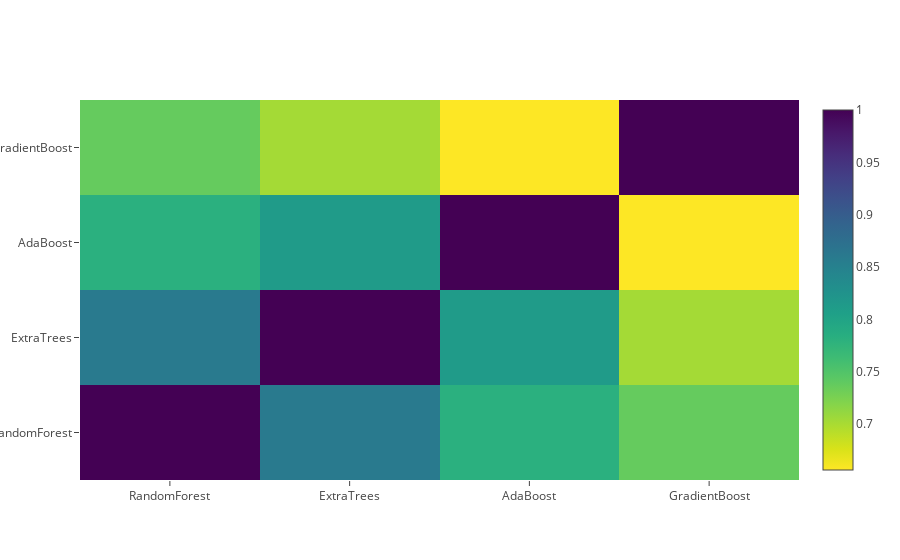

The cell this chart's notebook holds for it:
### Markdown cell above
** Correlation Heatmap of the Second Level Training set**

### Code cell
data = [
    go.Heatmap(
        z = base_predictions_train.astype(float).corr().values,
        x = base_predictions_train.columns.values,
        y = base_predictions_train.columns.values,
        colorscale='Viridis',
        showscale=True,
        reversescale=True
    )
]
py.iplot(data, filename='labelled-heatmap')

### Figure 1 — Plotly figure (JSON) as saved in the notebook; plotly's stock layout.template omitted (floating-point values rounded to 4 significant figures)
{"data": [{"colorscale": "Viridis", "reversescale": true, "showscale": true, "type": "heatmap", "x": ["RandomForest", "ExtraTrees", "AdaBoost", "GradientBoost"], "y": ["RandomForest", "ExtraTrees", "AdaBoost", "GradientBoost"], "z": [[1.0, 0.8601, 0.7819, 0.737], [0.8601, 1.0, 0.8128, 0.7025], [0.7819, 0.8128, 1.0, 0.6562], [0.737, 0.7025, 0.6562, 1.0]]}], "layout": {}}
